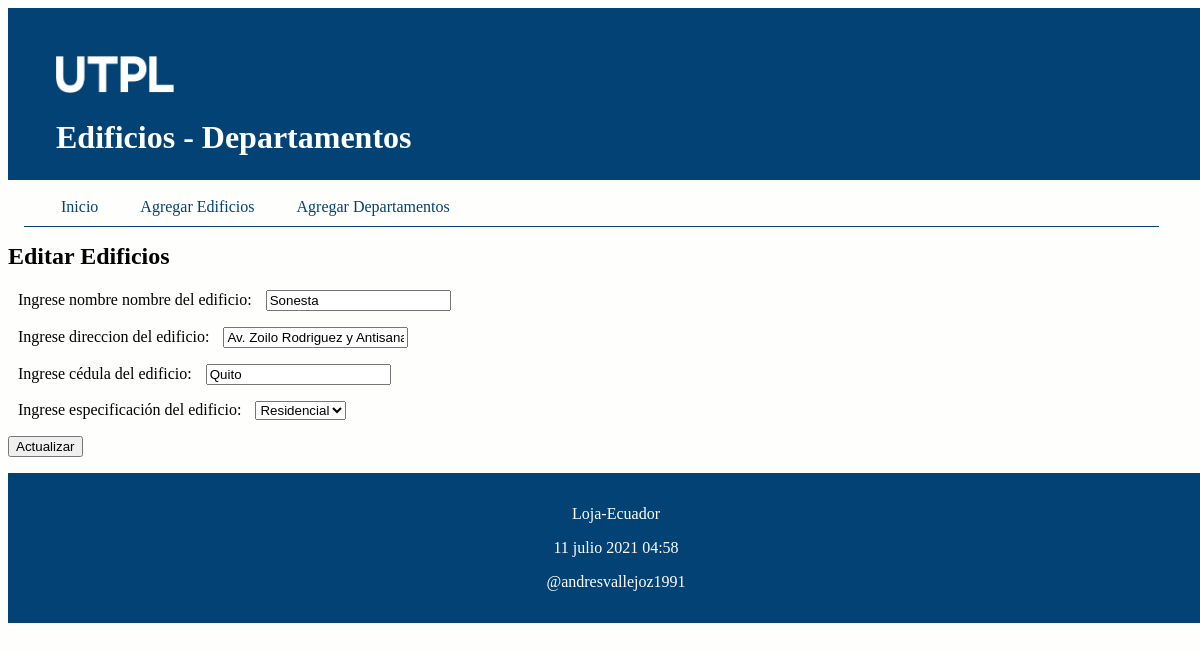
The page /editar_edificio/9 (signed in) on the database its author committed.
### ordenamiento/models.py (models this page shows, shortened)
class Edificio(models.Model):
	opciones_tipo = (
	    ('residencial','Residencial'),
	    ('comercial','Comercial'),
    )
	nombre = models.CharField("Nombre del edificio", max_length=50)
	direccion = models.CharField("Dirección", max_length=50)
	ciudad = models.CharField("Ciudad", max_length=50)
	tipo_edificio = models.CharField("Tipo", max_length=30,
        choices=opciones_tipo)

### ordenamiento/views.py (the view)
# urls.py: path('editar_edificio/<int:id>', views.editar_edificio,
@login_required(login_url='/entrando/login/')
def editar_edificio(request, id):
    edificio = Edificio.objects.get(pk=id)
    if request.method=='POST':
        formulario = EdificioForm(request.POST, instance=edificio)
        print(formulario.errors)
        if formulario.is_valid():
            formulario.save()
            return redirect(index)
    else:
        formulario = EdificioForm(instance=edificio)
    diccionario = {'formulario': formulario}
    return render(request, 'editarEdificio.html', diccionario)

### ordenamiento/forms.py (shortened to what this page needs)
class EdificioForm(ModelForm):
    class Meta:
        model = Edificio
        fields = ['nombre', 'direccion', 'ciudad', 'tipo_edificio']
        labels = {
            'nombre': _('Ingrese nombre nombre del edificio'),
            'direccion': _('Ingrese direccion del edificio'),
            'ciudad': _('Ingrese cédula del edificio'),
            'tipo_edificio': _('Ingrese especificación del edificio'),
        }

### ordenamiento/templates/editarEdificio.html (shortened to what this page needs)
{% extends "master.html" %}
{% block content %}
<h2>Editar Edificios</h3>
<form action="" method="post">
  {{formulario.as_p}}
  <p><input type='submit' value='Actualizar'/></p>
</form>
{% endblock %}

### ordenamiento/static/css/estilos.css (style rules this page uses)
body { background: #FEFEFD; }
label { padding: 12px 10px; }

### rows shown on the page
Edificio: nombre "Sonesta", direccion "Av. Zoilo Rodriguez y Antisana", ciudad "Quito", tipo_edificio "Residencial"
